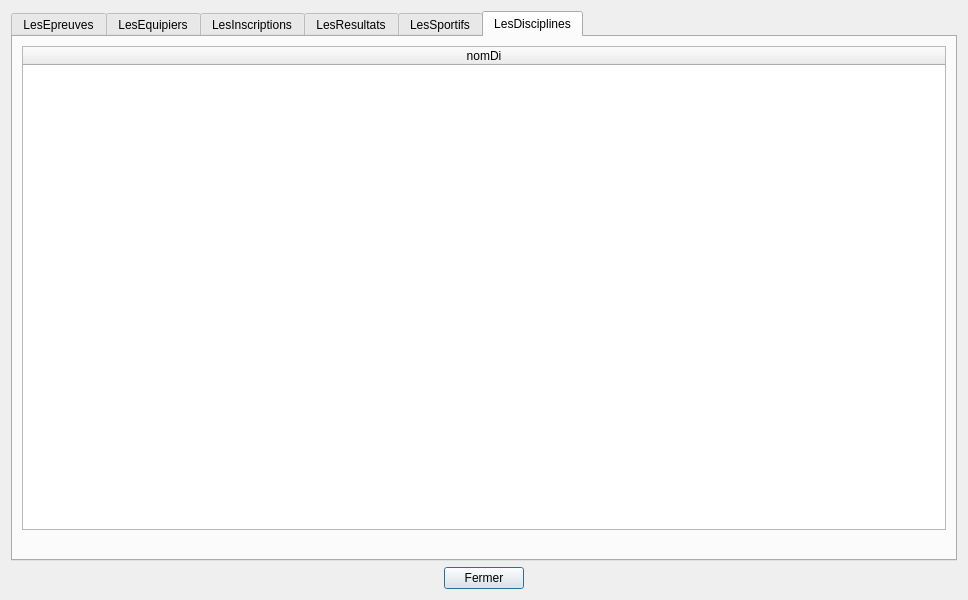
<?xml version="1.0" encoding="UTF-8"?>
<ui version="4.0">
 <class>tablesData</class>
 <widget class="QDialog" name="tablesData">
  <property name="geometry">
   <rect>
    <x>0</x>
    <y>0</y>
    <width>968</width>
    <height>600</height>
   </rect>
  </property>
  <property name="sizePolicy">
   <sizepolicy hsizetype="Preferred" vsizetype="Preferred">
    <horstretch>0</horstretch>
    <verstretch>0</verstretch>
   </sizepolicy>
  </property>
  <property name="minimumSize">
   <size>
    <width>0</width>
    <height>0</height>
   </size>
  </property>
  <property name="windowTitle">
   <string>BD JO</string>
  </property>
  <layout class="QVBoxLayout" name="verticalLayout">
   <item>
    <widget class="QTabWidget" name="tabWidget">
     <property name="currentIndex">
      <number>5</number>
     </property>
     <widget class="QWidget" name="tabEpreuves">
      <attribute name="title">
       <string>LesEpreuves</string>
      </attribute>
      <layout class="QVBoxLayout" name="verticalLayout_2">
       <item>
        <widget class="QTableWidget" name="tableEpreuves">
         <property name="sizePolicy">
          <sizepolicy hsizetype="Expanding" vsizetype="Expanding">
           <horstretch>0</horstretch>
           <verstretch>0</verstretch>
          </sizepolicy>
         </property>
         <property name="minimumSize">
          <size>
           <width>0</width>
           <height>400</height>
          </size>
         </property>
         <property name="baseSize">
          <size>
           <width>0</width>
           <height>0</height>
          </size>
         </property>
         <property name="layoutDirection">
          <enum>Qt::LeftToRight</enum>
         </property>
         <property name="sizeAdjustPolicy">
          <enum>QAbstractScrollArea::AdjustToContents</enum>
         </property>
         <property name="sortingEnabled">
          <bool>true</bool>
         </property>
         <property name="columnCount">
          <number>6</number>
         </property>
         <attribute name="horizontalHeaderCascadingSectionResizes">
          <bool>true</bool>
         </attribute>
         <attribute name="horizontalHeaderDefaultSectionSize">
          <number>150</number>
         </attribute>
         <attribute name="horizontalHeaderHighlightSections">
          <bool>true</bool>
         </attribute>
         <attribute name="horizontalHeaderMinimumSectionSize">
          <number>50</number>
         </attribute>
         <attribute name="horizontalHeaderShowSortIndicator" stdset="0">
          <bool>true</bool>
         </attribute>
         <attribute name="horizontalHeaderStretchLastSection">
          <bool>true</bool>
         </attribute>
         <attribute name="verticalHeaderVisible">
          <bool>false</bool>
         </attribute>
         <column>
          <property name="text">
           <string>numEp</string>
          </property>
         </column>
         <column>
          <property name="text">
           <string>nomEp</string>
          </property>
         </column>
         <column>
          <property name="text">
           <string>formeEp</string>
          </property>
         </column>
         <column>
          <property name="text">
           <string>categorieEp</string>
          </property>
         </column>
         <column>
          <property name="text">
           <string>nbSportifsEp</string>
          </property>
         </column>
         <column>
          <property name="text">
           <string>dateEp</string>
          </property>
         </column>
        </widget>
       </item>
       <item>
        <widget class="QLabel" name="label_epreuves">
         <property name="palette">
          <palette>
           <active>
            <colorrole role="WindowText">
             <brush brushstyle="SolidPattern">
              <color alpha="255">
               <red>255</red>
               <green>0</green>
               <blue>0</blue>
              </color>
             </brush>
            </colorrole>
           </active>
           <inactive>
            <colorrole role="WindowText">
             <brush brushstyle="SolidPattern">
              <color alpha="255">
               <red>255</red>
               <green>0</green>
               <blue>0</blue>
              </color>
             </brush>
            </colorrole>
           </inactive>
           <disabled>
            <colorrole role="WindowText">
             <brush brushstyle="SolidPattern">
              <color alpha="255">
               <red>120</red>
               <green>120</green>
               <blue>120</blue>
              </color>
             </brush>
            </colorrole>
           </disabled>
          </palette>
         </property>
         <property name="text">
          <string/>
         </property>
         <property name="scaledContents">
          <bool>true</bool>
         </property>
         <property name="alignment">
          <set>Qt::AlignCenter</set>
         </property>
        </widget>
       </item>
      </layout>
     </widget>
     <widget class="QWidget" name="tabEquipiers">
      <attribute name="title">
       <string>LesEquipiers</string>
      </attribute>
      <layout class="QVBoxLayout" name="verticalLayout_4">
       <item>
        <widget class="QTableWidget" name="tableEquipiers">
         <property name="sizePolicy">
          <sizepolicy hsizetype="Expanding" vsizetype="Expanding">
           <horstretch>0</horstretch>
           <verstretch>0</verstretch>
          </sizepolicy>
         </property>
         <property name="minimumSize">
          <size>
           <width>0</width>
           <height>400</height>
          </size>
         </property>
         <property name="baseSize">
          <size>
           <width>0</width>
           <height>0</height>
          </size>
         </property>
         <property name="columnCount">
          <number>2</number>
         </property>
         <attribute name="horizontalHeaderDefaultSectionSize">
          <number>200</number>
         </attribute>
         <attribute name="horizontalHeaderMinimumSectionSize">
          <number>50</number>
         </attribute>
         <attribute name="horizontalHeaderStretchLastSection">
          <bool>true</bool>
         </attribute>
         <attribute name="verticalHeaderVisible">
          <bool>false</bool>
         </attribute>
         <column>
          <property name="text">
           <string>numEq</string>
          </property>
         </column>
         <column>
          <property name="text">
           <string>numSp</string>
          </property>
         </column>
        </widget>
       </item>
       <item>
        <widget class="QLabel" name="label_equipiers">
         <property name="palette">
          <palette>
           <active>
            <colorrole role="WindowText">
             <brush brushstyle="SolidPattern">
              <color alpha="255">
               <red>255</red>
               <green>0</green>
               <blue>0</blue>
              </color>
             </brush>
            </colorrole>
           </active>
           <inactive>
            <colorrole role="WindowText">
             <brush brushstyle="SolidPattern">
              <color alpha="255">
               <red>255</red>
               <green>0</green>
               <blue>0</blue>
              </color>
             </brush>
            </colorrole>
           </inactive>
           <disabled>
            <colorrole role="WindowText">
             <brush brushstyle="SolidPattern">
              <color alpha="255">
               <red>120</red>
               <green>120</green>
               <blue>120</blue>
              </color>
             </brush>
            </colorrole>
           </disabled>
          </palette>
         </property>
         <property name="text">
          <string/>
         </property>
         <property name="alignment">
          <set>Qt::AlignCenter</set>
         </property>
        </widget>
       </item>
      </layout>
     </widget>
     <widget class="QWidget" name="tabInscriptions">
      <attribute name="title">
       <string>LesInscriptions</string>
      </attribute>
      <layout class="QVBoxLayout" name="verticalLayout_5">
       <item>
        <widget class="QTableWidget" name="tableInscriptions">
         <attribute name="horizontalHeaderDefaultSectionSize">
          <number>200</number>
         </attribute>
         <attribute name="horizontalHeaderMinimumSectionSize">
          <number>50</number>
         </attribute>
         <attribute name="horizontalHeaderStretchLastSection">
          <bool>true</bool>
         </attribute>
         <attribute name="verticalHeaderVisible">
          <bool>false</bool>
         </attribute>
         <column>
          <property name="text">
           <string>numIn</string>
          </property>
         </column>
         <column>
          <property name="text">
           <string>numEp</string>
          </property>
         </column>
        </widget>
       </item>
       <item>
        <widget class="QLabel" name="label_inscriptions">
         <property name="palette">
          <palette>
           <active>
            <colorrole role="WindowText">
             <brush brushstyle="SolidPattern">
              <color alpha="255">
               <red>255</red>
               <green>0</green>
               <blue>0</blue>
              </color>
             </brush>
            </colorrole>
           </active>
           <inactive>
            <colorrole role="WindowText">
             <brush brushstyle="SolidPattern">
              <color alpha="255">
               <red>255</red>
               <green>0</green>
               <blue>0</blue>
              </color>
             </brush>
            </colorrole>
           </inactive>
           <disabled>
            <colorrole role="WindowText">
             <brush brushstyle="SolidPattern">
              <color alpha="255">
               <red>120</red>
               <green>120</green>
               <blue>120</blue>
              </color>
             </brush>
            </colorrole>
           </disabled>
          </palette>
         </property>
         <property name="text">
          <string/>
         </property>
         <property name="alignment">
          <set>Qt::AlignCenter</set>
         </property>
        </widget>
       </item>
      </layout>
     </widget>
     <widget class="QWidget" name="tabResultats">
      <attribute name="title">
       <string>LesResultats</string>
      </attribute>
      <layout class="QVBoxLayout" name="verticalLayout_6">
       <item>
        <widget class="QTableWidget" name="tableResultats">
         <attribute name="horizontalHeaderDefaultSectionSize">
          <number>200</number>
         </attribute>
         <attribute name="horizontalHeaderMinimumSectionSize">
          <number>50</number>
         </attribute>
         <attribute name="horizontalHeaderStretchLastSection">
          <bool>true</bool>
         </attribute>
         <attribute name="verticalHeaderVisible">
          <bool>false</bool>
         </attribute>
         <column>
          <property name="text">
           <string>numEp</string>
          </property>
         </column>
         <column>
          <property name="text">
           <string>gold</string>
          </property>
         </column>
         <column>
          <property name="text">
           <string>silver</string>
          </property>
         </column>
         <column>
          <property name="text">
           <string>bronze</string>
          </property>
         </column>
        </widget>
       </item>
       <item>
        <widget class="QLabel" name="label_resultats">
         <property name="palette">
          <palette>
           <active>
            <colorrole role="WindowText">
             <brush brushstyle="SolidPattern">
              <color alpha="255">
               <red>255</red>
               <green>0</green>
               <blue>0</blue>
              </color>
             </brush>
            </colorrole>
           </active>
           <inactive>
            <colorrole role="WindowText">
             <brush brushstyle="SolidPattern">
              <color alpha="255">
               <red>255</red>
               <green>0</green>
               <blue>0</blue>
              </color>
             </brush>
            </colorrole>
           </inactive>
           <disabled>
            <colorrole role="WindowText">
             <brush brushstyle="SolidPattern">
              <color alpha="255">
               <red>120</red>
               <green>120</green>
               <blue>120</blue>
              </color>
             </brush>
            </colorrole>
           </disabled>
          </palette>
         </property>
         <property name="text">
          <string/>
         </property>
         <property name="alignment">
          <set>Qt::AlignCenter</set>
         </property>
        </widget>
       </item>
      </layout>
     </widget>
     <widget class="QWidget" name="tabSportifs">
      <attribute name="title">
       <string>LesSportifs</string>
      </attribute>
      <layout class="QVBoxLayout" name="verticalLayout_7">
       <item>
        <widget class="QTableWidget" name="tableSportifs">
         <attribute name="horizontalHeaderDefaultSectionSize">
          <number>110</number>
         </attribute>
         <attribute name="horizontalHeaderMinimumSectionSize">
          <number>50</number>
         </attribute>
         <attribute name="horizontalHeaderStretchLastSection">
          <bool>true</bool>
         </attribute>
         <attribute name="verticalHeaderVisible">
          <bool>false</bool>
         </attribute>
         <column>
          <property name="text">
           <string>numSp</string>
          </property>
         </column>
         <column>
          <property name="text">
           <string>nomSp</string>
          </property>
         </column>
         <column>
          <property name="text">
           <string>prenomSp</string>
          </property>
         </column>
         <column>
          <property name="text">
           <string>pays</string>
          </property>
         </column>
         <column>
          <property name="text">
           <string>categorieSp</string>
          </property>
         </column>
         <column>
          <property name="text">
           <string>dateNaisSp</string>
          </property>
         </column>
        </widget>
       </item>
       <item>
        <widget class="QLabel" name="label_sportifs">
         <property name="palette">
          <palette>
           <active>
            <colorrole role="WindowText">
             <brush brushstyle="SolidPattern">
              <color alpha="255">
               <red>255</red>
               <green>0</green>
               <blue>0</blue>
              </color>
             </brush>
            </colorrole>
           </active>
           <inactive>
            <colorrole role="WindowText">
             <brush brushstyle="SolidPattern">
              <color alpha="255">
               <red>255</red>
               <green>0</green>
               <blue>0</blue>
              </color>
             </brush>
            </colorrole>
           </inactive>
           <disabled>
            <colorrole role="WindowText">
             <brush brushstyle="SolidPattern">
              <color alpha="255">
               <red>120</red>
               <green>120</green>
               <blue>120</blue>
              </color>
             </brush>
            </colorrole>
           </disabled>
          </palette>
         </property>
         <property name="text">
          <string/>
         </property>
         <property name="alignment">
          <set>Qt::AlignCenter</set>
         </property>
        </widget>
       </item>
      </layout>
     </widget>
     <widget class="QWidget" name="tabDisciplines">
      <attribute name="title">
       <string>LesDisciplines</string>
      </attribute>
      <layout class="QVBoxLayout" name="verticalLayout_7">
       <item>
        <widget class="QTableWidget" name="tableDisciplines">
         <attribute name="horizontalHeaderDefaultSectionSize">
          <number>110</number>
         </attribute>
         <attribute name="horizontalHeaderMinimumSectionSize">
          <number>50</number>
         </attribute>
         <attribute name="horizontalHeaderStretchLastSection">
          <bool>true</bool>
         </attribute>
         <attribute name="verticalHeaderVisible">
          <bool>false</bool>
         </attribute>
         <column>
          <property name="text">
           <string>nomDi</string>
          </property>
         </column>
        </widget>
       </item>
       <item>
        <widget class="QLabel" name="label_disciplines">
         <property name="palette">
          <palette>
           <active>
            <colorrole role="WindowText">
             <brush brushstyle="SolidPattern">
              <color alpha="255">
               <red>255</red>
               <green>0</green>
               <blue>0</blue>
              </color>
             </brush>
            </colorrole>
           </active>
           <inactive>
            <colorrole role="WindowText">
             <brush brushstyle="SolidPattern">
              <color alpha="255">
               <red>255</red>
               <green>0</green>
               <blue>0</blue>
              </color>
             </brush>
            </colorrole>
           </inactive>
           <disabled>
            <colorrole role="WindowText">
             <brush brushstyle="SolidPattern">
              <color alpha="255">
               <red>120</red>
               <green>120</green>
               <blue>120</blue>
              </color>
             </brush>
            </colorrole>
           </disabled>
          </palette>
         </property>
         <property name="text">
          <string/>
         </property>
         <property name="alignment">
          <set>Qt::AlignCenter</set>
         </property>
        </widget>
       </item>
      </layout>
     </widget>
    </widget>
   </item>
   <item>
    <layout class="QHBoxLayout" name="horizontalLayout">
     <item>
      <spacer name="horizontalSpacer">
       <property name="orientation">
        <enum>Qt::Horizontal</enum>
       </property>
       <property name="sizeHint" stdset="0">
        <size>
         <width>40</width>
         <height>20</height>
        </size>
       </property>
      </spacer>
     </item>
     <item>
      <widget class="QPushButton" name="pushButton">
       <property name="text">
        <string>Fermer</string>
       </property>
      </widget>
     </item>
     <item>
      <spacer name="horizontalSpacer_2">
       <property name="orientation">
        <enum>Qt::Horizontal</enum>
       </property>
       <property name="sizeHint" stdset="0">
        <size>
         <width>40</width>
         <height>20</height>
        </size>
       </property>
      </spacer>
     </item>
    </layout>
   </item>
  </layout>
 </widget>
 <resources/>
 <connections>
  <connection>
   <sender>pushButton</sender>
   <signal>clicked()</signal>
   <receiver>tablesData</receiver>
   <slot>close()</slot>
   <hints>
    <hint type="sourcelabel">
     <x>360</x>
     <y>575</y>
    </hint>
    <hint type="destinationlabel">
     <x>323</x>
     <y>169</y>
    </hint>
   </hints>
  </connection>
 </connections>
 <slots>
  <slot>refreshSpectaclesData()</slot>
  <slot>refreshZonesData()</slot>
  <slot>refreshRepresentationsData()</slot>
 </slots>
</ui>
